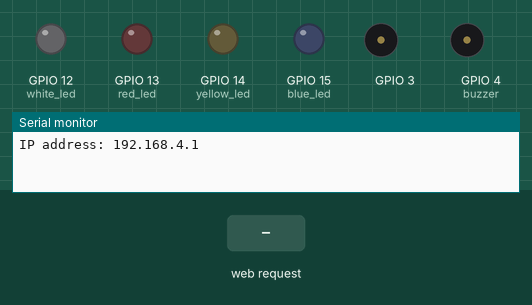
This sketch was run on a simulated ESP32. Parts: output pins drawn as LEDs (lit = HIGH), buzzer (waves = sounding, pin HIGH), the last lines printed to the serial monitor. Dashed ring = blinking. The inputs (shaded band) are chosen by the test bench. Storage starts empty; random numbers use the default seed unless the sketch sets one.

Above: at 1.2 s.
1.3 s: HTTP request GET /Start received
At 2.5 s:
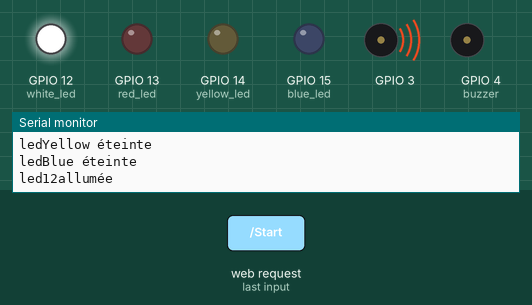
4.3 s: HTTP request GET /rouge received
At 5.0 s:
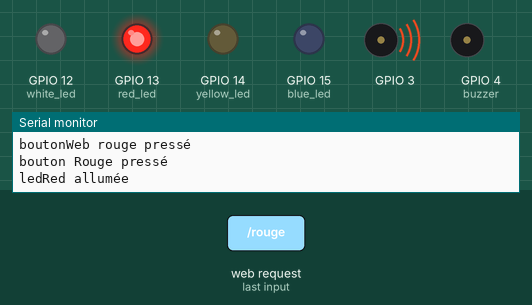
At 7.3 s:
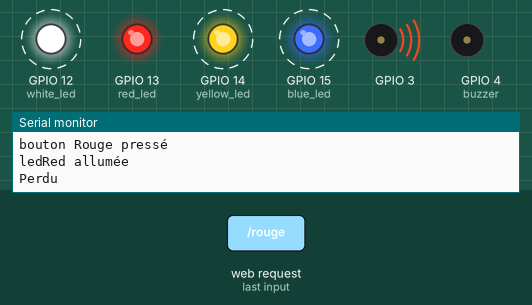
Timing chart, 0 to 10.9 s (numbered marks = the images above; inputs shaded):
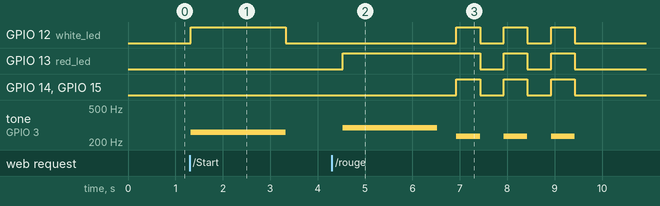

The sketch:

SimonAP.ino
```cpp
// Importation des différentes bibliothèques
#include "WiFi.h"
#include "ESPAsyncWebServer.h"
#include "SPIFFS.h"
#include <analogWrite.h>
#include <pitches.h>
#include <Tone32.h>


const int MAX_LEVEL = 100;
int sequence[MAX_LEVEL];
int sound[MAX_LEVEL];
int gamer_sequence[MAX_LEVEL];
int level = 1;
int note = 0;
int velocity = 2000;
int deuxs = 400 ;//200;
int deuxc = 500 ;//250;
int cinq = 1000 ; //500;
int cent = 200; //100;


// Identifiant Wi-Fi

const char *ssid = "SIMON TFE JEU";
const char *password = "Elias";
int max_connection = 1;


// Déclaration des différentes LEDs

const int ledRed =13;             //Led Rouge
const int ledWhite = 12;             //Led Blanc
const int ledBlue = 15;             //Led Jaune
const int ledYellow = 14;             //Led Bleu

boolean RedWebPage = HIGH ;
boolean WhiteWebPage = HIGH ;
boolean BlueWebPage = HIGH ;
boolean YellowWebPage = HIGH ;
boolean StartWebPage = HIGH;

// Création du AsyncWebServer object sur le port "80"
AsyncWebServer server(80);


String processor(const String& var){
  Serial.println(var +" = "+ String(level));
  if (var =="level")
  {
   return String(level);
  }

  return String();
}


void setup() {
  // Serial port for debugging purposes
  Serial.begin(115200);

  pinMode(12, OUTPUT); //white led
  pinMode(13, OUTPUT); //red led
  pinMode(14, OUTPUT); //yellow led
  pinMode(15, OUTPUT); //blue led

  pinMode(32, INPUT_PULLUP); //button 1
  pinMode(33, INPUT_PULLUP); //button 2
  pinMode(34, INPUT_PULLUP); //button 3
  pinMode(35, INPUT_PULLUP); //button 4

  pinMode(4, OUTPUT); //buzzer
  pinMode(36, INPUT_PULLUP); //button Start


  // Initialisation du SPIFFS

  if(!SPIFFS.begin(true)){
    Serial.println("Une erreur est survenu");
    return;
  }


  // Connexion au Wi-Fi

  WiFi.softAP(ssid, password, max_connection);

  Serial.println();
  Serial.print("IP address: ");
  Serial.println(WiFi.softAPIP());


   // Direction de la page WEB

  server.on("/", HTTP_GET, [](AsyncWebServerRequest *request){
    request->send(SPIFFS, "/index.html", String(), false, processor);
  });


  // Direction vers le fichier style.css

  server.on("/Style.css", HTTP_GET, [](AsyncWebServerRequest *request){
    request->send(SPIFFS, "/Style.css", "text/css");
  });


  // Demarrer le simon

  server.on("/Start", HTTP_GET, [](AsyncWebServerRequest *request){
        StartWebPage = LOW;
        Serial.println("boutonWeb start pressé");
    request->send(SPIFFS, "/index.html", String(), false, processor);
  });

   server.on("/rouge", HTTP_GET, [](AsyncWebServerRequest *request){
       RedWebPage = LOW;
       Serial.println("boutonWeb rouge pressé");
    request->send(SPIFFS, "/index.html", String(), false, processor);
  });

   server.on("/bleu", HTTP_GET, [](AsyncWebServerRequest *request){
   BlueWebPage = LOW;
   Serial.println("boutonWeb bleu pressé");
    request->send(SPIFFS, "/index.html", String(), false, processor);
  });

   server.on("/blanc", HTTP_GET, [](AsyncWebServerRequest *request){
   WhiteWebPage = LOW;
   Serial.println("boutonWeb blanc pressé");
    request->send(SPIFFS, "/index.html", String(), false, processor);
  });

   server.on("/jaune", HTTP_GET, [](AsyncWebServerRequest *request){
   YellowWebPage = LOW;
   Serial.println("boutonWeb jaune pressé");
    request->send(SPIFFS, "/index.html", String(), false, processor);
  });

  // Démarrer le serveur
  server.begin();


}


void loop() {
  if (level == 1) {
    generate_sequence();

    for (int i = 12; i >= 15; i--) { //flashing leds
      digitalWrite(i, HIGH);
      Serial.println("led" + String(i) + " allumée");
      delay(cent);
      digitalWrite(i, LOW);
      Serial.println("led" + String(i) + " éteinte");
      delay(cent);
    }
  }

  if (level != 1 || StartWebPage == LOW) { //start button == button 1
    show_sequence();
    get_sequence();
    StartWebPage = HIGH;
  }
}

void generate_sequence() {
  randomSeed(millis()); //true random

  for (int i = 0; i < MAX_LEVEL; i++) {
    sequence[i] = random(12, 16);

    switch (sequence[i]) { //convert color to sound
      case 15:
        note = 349; //Fa
        break;
      case 14:
        note = 329; //Mi
        break;
      case 13:
        note = 293; //Re
        break;
      case 12:
        note = 261; //Do
        break;
    }
    sound[i] = note;
  }
//    Serial.println(void generate_sequence());
}

void show_sequence() {
  digitalWrite(12, LOW);
  Serial.println("ledWhite éteinte");
  digitalWrite(13, LOW);
  Serial.println("ledRed éteinte");
  digitalWrite(14, LOW);
  Serial.println("ledYellow éteinte");
  digitalWrite(15, LOW);
  Serial.println("ledBlue éteinte");
  BlueWebPage = HIGH;
  YellowWebPage = HIGH;
  WhiteWebPage = HIGH;
  RedWebPage = HIGH;

  for (int i = 0; i < level; i++) {
    digitalWrite(sequence[i], HIGH);
    Serial.println("led" + String(sequence[i]) + "allumée");
    tone(3, sound[i]);
    delay(velocity);
    digitalWrite(sequence[i], LOW);
    Serial.println("led" + String(sequence[i]) + "éteinte");
    noTone(3);
    delay(deuxs);
  }
//    Serial.println(void show_sequence());
}

void get_sequence() {
  int flag = 0; //flag correct sequence

  for (int i = 0; i < level; i++) {
    flag = 0;

    while (flag == 0) {

      if (WhiteWebPage == LOW) {
        Serial.println("bouton Blanc pressé");
        digitalWrite(12, HIGH);
        Serial.println("ledWhite allumée");
        tone(3, 261); //Do
        delay(velocity);
        noTone(3);
        gamer_sequence[i] = 12;
        flag = 1;
        delay(deuxs);

        if (gamer_sequence[i] != sequence[i]) {
          wrong_sequence();
          return;
        }
        digitalWrite(12, LOW);WhiteWebPage == HIGH;
        Serial.println("ledWhite éteinte");
      }

      if (RedWebPage == LOW) {
        Serial.println("bouton Rouge pressé");
        digitalWrite(13, HIGH);
        Serial.println("ledRed allumée");
        tone(3, 293); //Re
        delay(velocity);
        noTone(3);
        gamer_sequence[i] = 13;
        flag = 1;
        delay(deuxs);

        if (gamer_sequence[i] != sequence[i]) {
          wrong_sequence();
          return;
        }
        digitalWrite(13, LOW);RedWebPage == HIGH;
        Serial.println("ledRed éteinte");
      }

      if (YellowWebPage == LOW) {
        Serial.println("bouton jaune pressé");
        digitalWrite(14, HIGH);
        Serial.println("ledYellow allumée");
        tone(3, 329); //Mi
        delay(velocity);
        noTone(3);
        gamer_sequence[i] = 14;
        flag = 1;
        delay(deuxs);

        if (gamer_sequence[i] != sequence[i]) {
          wrong_sequence();
          return;
        }
        digitalWrite(14, LOW);YellowWebPage == HIGH;
        Serial.println("ledYellow éteinte");
      }

      if (BlueWebPage == LOW) {
        Serial.println("bouton Bleu pressé");
        digitalWrite(15, HIGH);
        Serial.println("ledBlue allumée");
        tone(3, 349); //Fa
        delay(velocity);
        noTone(3);
        gamer_sequence[i] = 15;
        flag = 1;
        delay(deuxs);

        if (gamer_sequence[i] != sequence[i]) {
          wrong_sequence();
          return;
        }
        digitalWrite(15, LOW);BlueWebPage == HIGH;
        Serial.println("ledBlue éteinte");
      }
    }
  }
  right_sequence();
//  Serial.println(void get_sequence());
}

void right_sequence() {
  Serial.println("Manche suivante");
//  digitalWrite(12, LOW);
//  digitalWrite(13, LOW);
//  digitalWrite(14, LOW);
//  digitalWrite(15, LOW);
//  delay(deuxc);
//
//  digitalWrite(12, HIGH);
//  digitalWrite(13, HIGH);
//  digitalWrite(14, HIGH);
//  digitalWrite(15, HIGH);
//  delay(cinq);
//
//  digitalWrite(12, LOW);
//  digitalWrite(13, LOW);
//  digitalWrite(14, LOW);
//  digitalWrite(15, LOW);
//  delay(cinq);

  if (level < MAX_LEVEL) {
    level++;
  }
  velocity -= 50; //increases difficulty
}

void wrong_sequence() {
  Serial.println("Perdu");
  for (int i = 0; i < 3; i++) {
    digitalWrite(12, HIGH);
    digitalWrite(13, HIGH);
    digitalWrite(14, HIGH);
    digitalWrite(15, HIGH);
    tone(3, 233);
    delay(deuxc);

    digitalWrite(12, LOW);
    digitalWrite(13, LOW);
    digitalWrite(14, LOW);
    digitalWrite(15, LOW);
    noTone(3);
    delay(deuxc);
  }
  level = 1;
  velocity = 2000;
}
```

Measured:
- after the input at 1.3 s, GPIO 12 (white_led): LOW → HIGH at once, → LOW 2.0 s later; tone on GPIO 3: silent → 261 Hz at once, → silent 2.0 s later
- after the input at 4.3 s, GPIO 12 (white_led): alternates HIGH for 0.50 s and LOW for 0.50 s, 6 changes in all, then stays LOW, starting after 2.6 s; GPIO 13 (red_led): LOW → HIGH after 0.22 s, then repeats every 1.0 s: LOW 0.50 s, HIGH 0.50 s, until it stays LOW from 9.4 s
